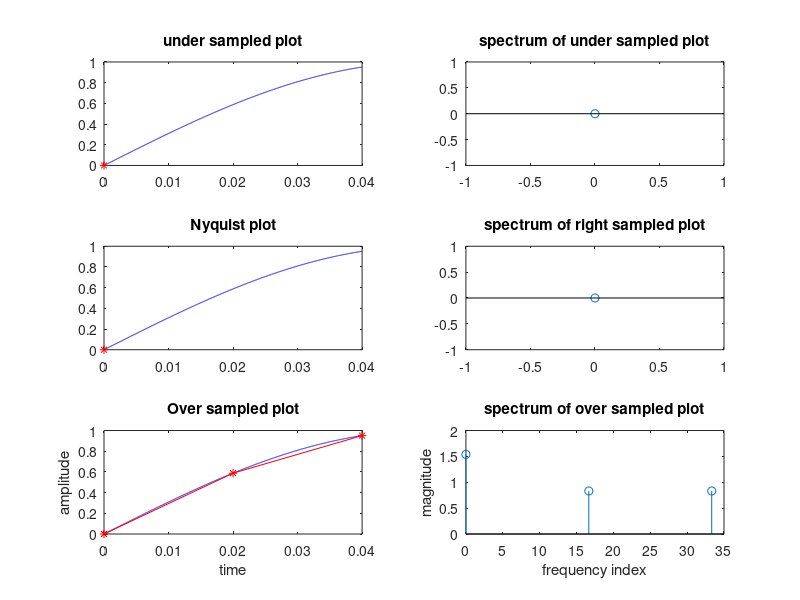

MATLAB code to generate this figure:
tfinal=0.04;
t=0:0.00002:tfinal;


% define analog signal for comparison
fd=input('Enter analog freuency ');
xt=sin(2*pi*fd*t);

% define sampling frequency for all 3 conditions
fs1 = 1.4 *fd;
fs2 = 2 *fd;
fs3 = 10 * fd;

% define the time vector
n1=0 : 1/fs1 : tfinal;
n2=0 : 1/fs2 : tfinal;
n3=0 : 1/fs3 : tfinal;

% Generate the sampled signals
xn1 = sin(2*pi*n1*fd);
xn2 = sin(2*pi*fd*n2);
xn3 = sin(2*pi*fd*n3);

% Compute DFT coefficients
Xk1 = fft(xn1);
Xk2 = fft(xn2);
Xk3 = fft(xn3);


% frequency index for spectrum plot
f1 = (0:length(Xk1)-1) * fs1/length(Xk1);
f2 = (0:length(Xk2)-1) * fs2/length(Xk2);
f3 = (0:length(Xk3)-1) * fs3/length(Xk3);


%plot the analog & sampled signals
subplot(3,2,1);
plot(t,xt,'b',n1,xn1,'r*-');
title('under sampled plot');
subplot(3,2,3);
plot(t,xt,'b',n2,xn2,'r*-');
title('Nyquist plot');
subplot(3,2,5);
plot(t,xt,'b',n3,xn3,'r*-');
title('Over sampled plot');
xlabel('time');
ylabel('amplitude');
% plot the magnitude spectrum (DFT) of sampled signals
subplot(3,2,2);
stem(f1,abs(Xk1));
title('spectrum of under sampled plot');
subplot(3,2,4);
stem(f2,abs(Xk2));
title('spectrum of right sampled plot');
subplot(3,2,6);
stem(f3,abs(Xk3));
title('spectrum of over sampled plot');
xlabel('frequency index');
ylabel('magnitude');


